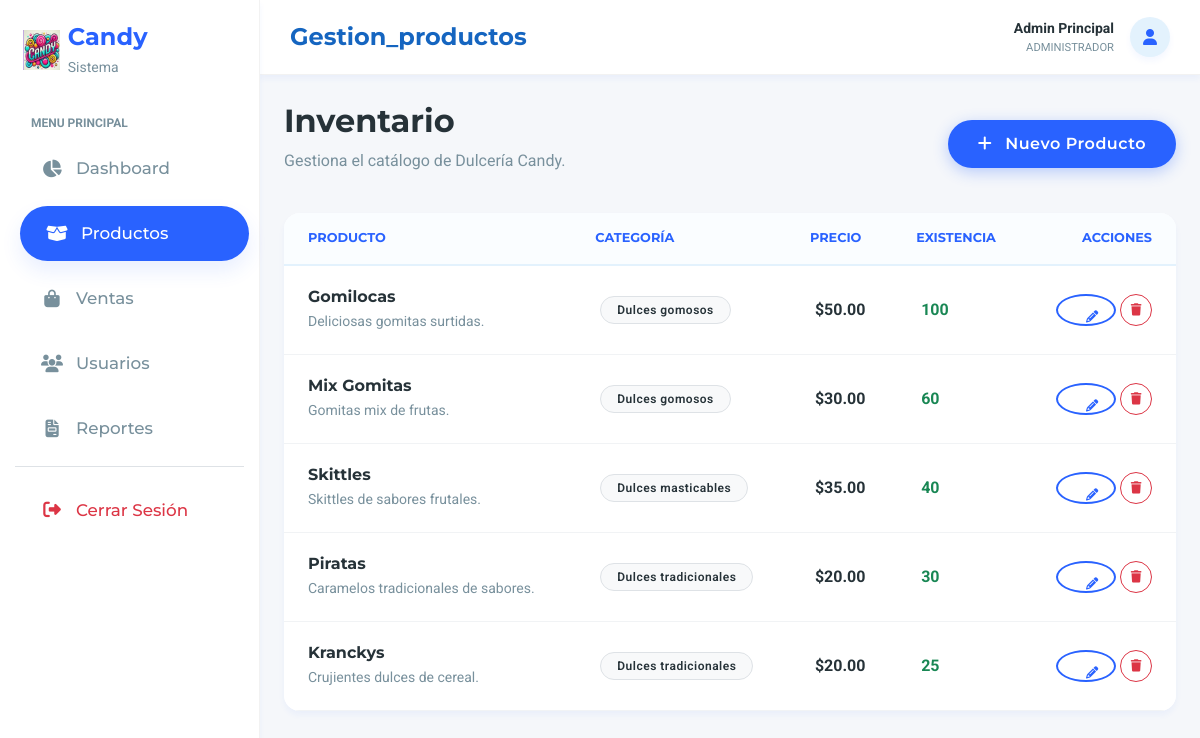
Page /gestion_productos.php (signed in) on the earlier database version.
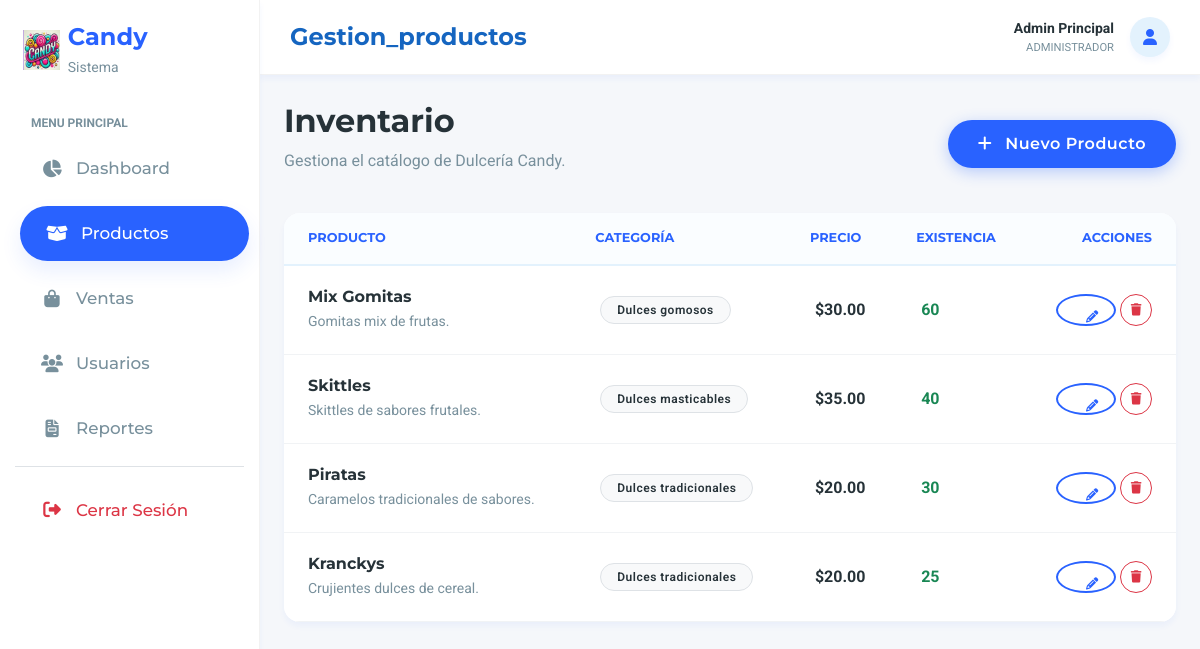
Same page on the later database version.
### tables this page shows
CREATE TABLE `productos` (
  `id_producto` int(11) NOT NULL,
  `sku` varchar(50) DEFAULT NULL,
  `nombre` varchar(100) NOT NULL,
  `descripcion` text DEFAULT NULL,
  `precio_compra` decimal(10,2) DEFAULT NULL,
  `precio` decimal(10,2) NOT NULL,
  `codigo_barras` varchar(255) NOT NULL,
  `cantidad_stock` int(11) NOT NULL,
  `cantidad_minima` int(11) NOT NULL DEFAULT 5,
  `categoria` int(11) NOT NULL,
  `fecha_registro` timestamp NOT NULL DEFAULT current_timestamp(),
  `imagen` varchar(255) DEFAULT NULL
);

CREATE TABLE `categorias` (
  `id_categoria` int(11) NOT NULL,
  `nombre` varchar(50) NOT NULL,
  `descripcion` text DEFAULT NULL,
  `id_producto` int(11) DEFAULT NULL
);

### gestion_productos.php (the view, shortened to what this page needs)
<?php
include 'conexion.php';
$productos = mysqli_fetch_all(mysqli_query($conn, "SELECT p.*, c.nombre as cat_nombre FROM productos p LEFT JOIN categorias c ON p.categoria = c.id_categoria"), MYSQLI_ASSOC);
?>
<?php include 'includes/header.php'; ?>
<div class="d-flex justify-content-between align-items-center mb-4 fade-in">
    <div>
        <h2 class="fw-bold mb-1 text-dark">Inventario</h2>
        <p class="text-muted">Gestiona el catálogo de Dulcería Candy.</p>
    </div>
    <button class="btn btn-primary" data-bs-toggle="modal" data-bs-target="#modalProducto">
        <i class="fa fa-plus me-2"></i> Nuevo Producto
    </button>
</div>
<div class="card border-0 shadow-sm rounded-4 fade-in bg-white">
    <div class="table-responsive">
        <table class="table-premium w-100">
            <thead>
                <tr>
                    <th class="ps-4">Producto</th>
                    <th>Categoría</th>
                    <th>Precio</th>
                    <th>Existencia</th>
                    <th class="text-end pe-4">Acciones</th>
                </tr>
            </thead>
            <tbody>
                <?php foreach ($productos as $p): ?>
                    <tr>
                        <td class="ps-4">
                            <h6 class="fw-bold text-dark mb-0"><?= htmlspecialchars($p['nombre']) ?></h6>
                            <small class="text-muted"><?= htmlspecialchars($p['descripcion']) ?></small>
                        </td>
                        <td><span
                                class="badge bg-light text-dark border rounded-pill px-3"><?= htmlspecialchars($p['cat_nombre'] ?? 'General') ?></span>
                        </td>
                        <td class="fw-bold text-dark">$<?= number_format($p['precio'], 2) ?></td>
                        <td>
                            <?php
                            $stock = isset($p['cantidad_stock']) ? $p['cantidad_stock'] : (isset($p['stock']) ? $p['stock'] : 0);
                            if ($stock < 10):
                                ?>
                                <span class="text-danger fw-bold"><i class="fa fa-arrow-down me-1"></i> <?= $stock ?></span>
                            <?php else: ?>
                                <span class="text-success fw-bold"><?= $stock ?></span>
                            <?php endif; ?>
                        </td>
                        <td class="text-end pe-4">
                            <button class="btn btn-sm btn-outline-primary rounded-circle" style="width:32px; height:32px;"
                                onclick='editar(<?= json_encode($p) ?>)' data-bs-toggle="modal"
                                data-bs-target="#modalEditar">
                                <i class="fa fa-pencil-alt small"></i>
                            </button>
                            <form method="POST" class="d-inline"
                                onsubmit="return confirm('¿Seguro que quieres borrar este artículo?');">
                                <button class="btn btn-sm btn-outline-danger rounded-circle"
                                    style="width:32px; height:32px;"><i class="fa fa-trash small"></i></button>
                            </form>
                        </td>
                    </tr>
                <?php endforeach; ?>
            </tbody>
        </table>
    </div>
</div>
<?php include 'includes/footer.php'; ?>

Differences in the rows shown:
removed productos: nombre "Gomilocas", descripcion "Deliciosas gomitas surtidas.", categoria.nombre "Dulces gomosos", precio "50.00", cantidad_stock "100"
